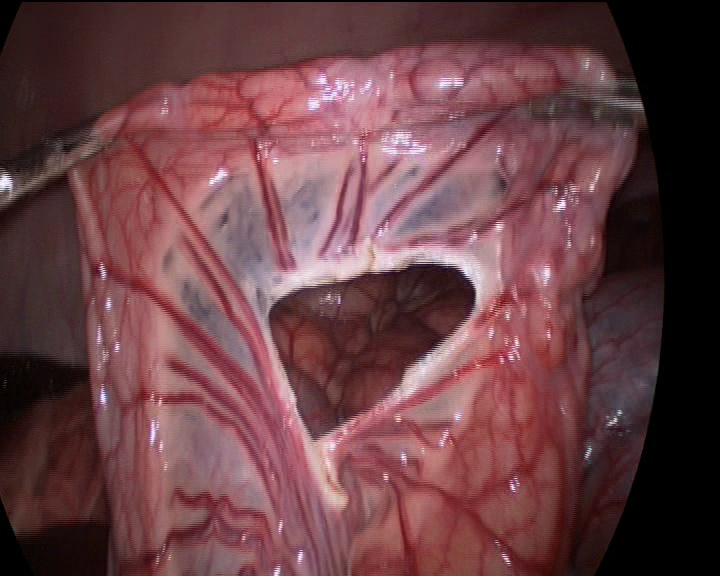
#> input picture MicrosoftTeams-image (10).jpeg, 720 x 576 px
$ python -i BFEpreprocessing.py   (imports and definitions only)
#> lines starting #> are read from the running program, lines starting #| are printed output that depends on the picture
from skimage import data
from skimage import color
import os
#from vidstab import VidStab
from skimage.filters import meijering, sato, frangi, hessian, threshold_otsu, gaussian
import matplotlib.pyplot as plt
import numpy as np
import cv2
from skimage import exposure
from skimage.measure import label, regionprops, regionprops_table
from skimage.segmentation import active_contour
from skimage.color import rgb2gray
import plotly
import plotly.express as px
import plotly.graph_objects as go
from skimage import (
    color, feature, filters, measure, morphology, segmentation, util
)
#import generate_mask as gm


class BFE_image:
    def __init__(self,img = 0, path = False, format = 'BGR',show=0,color = 'RGB', equalize = 0):
        """
        param img : image. default - cv2 BGR WxHx3 numpy ndarray
        param path :True if img contains a path to an image and not the image itself. default False
        :param format:
        :param show:
        :param color: (string) image's colorscale. possible values: 'RGB' (default), 'GRAY', 'GREEN', 'RED', 'BLUE',
            'HSV', 'H', 'S', 'V', 'B'(binary)
        :param equalize:
        """
        if path: self.rgb_img = cv2.cvtColor(cv2.imread(img, cv2.IMREAD_COLOR),  cv2.COLOR_BGR2RGB)
        else:
            self.rgb_img = cv2.cvtColor(img)
            ### TODO - add options for RGB, grayscale images
        self.color = 'RGB'
        self.img = self.rgb_img
        self.shape = self.img.shape
        self.dim = self.shape[0]

        self.set_color(colorscale = color)
        if equalize:
            self.equalize(set_img = 1, color = 'GREEN', limit = 0.03)
        if show: self.show()

    # [58 lines left out: functions change_color, set_color, is_valid_color, not called in this run]

    def update_dim(self):
        self.shape = self.img.shape
        self.dim = self.img_dim(self.shape)

    # [255 lines left out: functions img_dim, equalize, F_frangi, segment_images, find_vessels, colon_seg and 8 more, not called in this run]


# [2 lines not run here, left out]

>>> import cv2
>>> picture = cv2.imread('MicrosoftTeams-image (10).jpeg', cv2.IMREAD_GRAYSCALE)
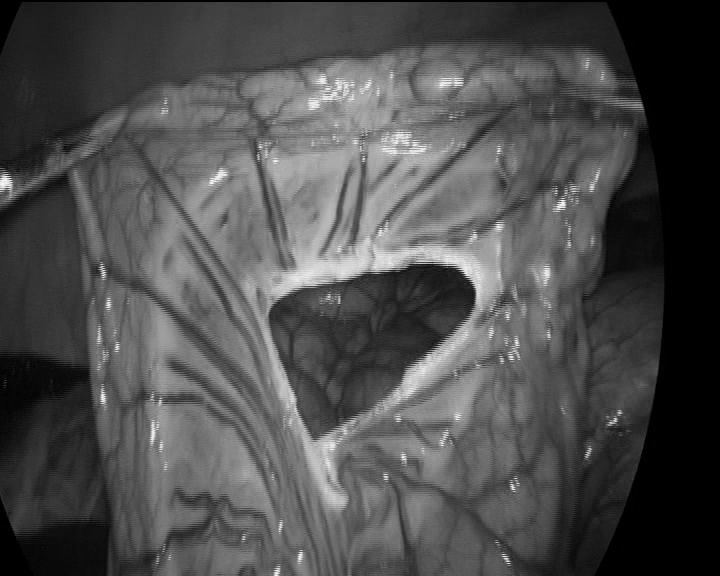
#> picture: shape (576, 720); min 0, max 251, mean 77.7
>>> result = BFE_image().find_vessels(picture)
#> (the run stopped early here; a loop or call above may not have finished)
